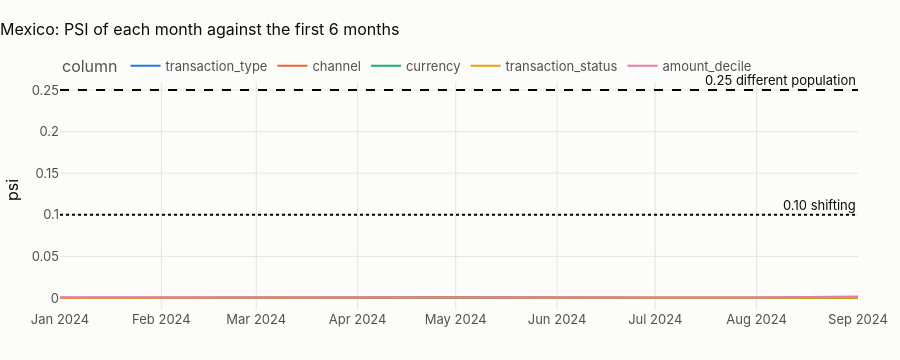

Notebook code cell kept with this figure:
### Markdown cell above
## 5 · Did the country's data evolve? Monthly distribution stability
Beyond the breaker's daily checks: the **population stability index** (PSI) of key columns, each month against the
reference window. PSI = Σ (pₘ − p_ref) · ln(pₘ / p_ref) over the categories (or deciles) of a column. The industry
reading: below 0.10 stable, 0.10–0.25 shifting, above 0.25 a different population.

### Code cell
pl.ensure(pl.key("stg_transactions"))
tx = pl.q("""select date_trunc('month', transaction_ts_utc) as month, transaction_type, channel, currency,
                    transaction_status, ln(1 + abs(amount)) as log_amount
             from {stg_transactions} where hash(transaction_id) % 4 = 0""")
ref_end = tx.month.min() + pd.DateOffset(months=6)


def psi(ref: pd.Series, cur: pd.Series) -> float:
    a = ref.value_counts(normalize=True)
    b = cur.value_counts(normalize=True)
    idx = a.index.union(b.index)
    a, b = (
        a.reindex(idx).fillna(1e-4).clip(lower=1e-4),
        b.reindex(idx).fillna(1e-4).clip(lower=1e-4),
    )
    return float(((b - a) * np.log(b / a)).sum())


edges = np.quantile(tx.loc[tx.month < ref_end, "log_amount"], np.linspace(0, 1, 11))
tx["amount_decile"] = np.clip(np.searchsorted(edges[1:-1], tx.log_amount), 0, 9)
rows = []
ref = tx[tx.month < ref_end]
for m, cur in tx[tx.month >= ref_end].groupby("month"):
    for col in ["transaction_type", "channel", "currency", "transaction_status", "amount_decile"]:
        rows.append({"month": m, "column": col, "psi": psi(ref[col], cur[col])})
ps = pd.DataFrame(rows)
fig = px.line(
    ps,
    x="month",
    y="psi",
    color="column",
    title=f"{CTRY.title}: PSI of each month against the first 6 months",
)
fig.add_hline(y=0.10, line_dash="dot", annotation_text="0.10 shifting")
fig.add_hline(y=0.25, line_dash="dash", annotation_text="0.25 different population")
fig.update_layout(height=360, xaxis_title=None)
fig.show()
mx = ps.groupby("column").psi.max().sort_values(ascending=False)
pd.DataFrame(
    [
        {
            "country": COUNTRY,
            "dataset": DATASET,
            "partitions_held_global_contract": len(n_held),
            "partitions_held_country_contract": int(held.held.sum()) if len(held) else 0,
            "b_reports_country_contract": int(drift.partitions.sum()) if len(drift) else 0,
            "amount_scale_country_over_global": float(
                cmp.loc[
                    (cmp.table_name == "transactions") & (cmp.column_name == "amount"),
                    "country_over_global",
                ].iloc[0]
            ),
            "max_monthly_psi": float(mx.iloc[0]),
            "max_psi_column": mx.index[0],
        }
    ]
).to_csv(OUT / f"{PREFIX}_{COUNTRY.lower()}_contract.csv", index=False)
show(mx.round(4).rename("max monthly PSI").to_frame(), paging=False)
display(
    Markdown(
        f"**Largest monthly PSI in {CTRY.name}: {mx.iloc[0]:.3f} ({mx.index[0]}).** "
        + (
            f"All columns stay far below 0.10: the population of transactions is stationary over "
            f"{tx.month.nunique()} months. "
            "Stationarity is itself a generator fingerprint: a real bank's channel mix drifts towards digital and its "
            "amounts with inflation."
            if mx.iloc[0] < 0.10
            else "At least one column shifts: inspect the month and column above before training anything on the full window."
        )
    )
)

### Figure 1 — Plotly figure (JSON) as saved in the notebook; plotly's stock layout.template omitted (floating-point values rounded to 4 significant figures)
{"data": [{"hovertemplate": "column=transaction_type<br>month=%{x}<br>psi=%{y}<extra></extra>", "legendgroup": "transaction_type", "line": {"color": "#2a78d6", "dash": "solid"}, "marker": {"symbol": "circle"}, "mode": "lines", "name": "transaction_type", "orientation": "v", "showlegend": true, "type": "scatter", "x": ["2024-01-01T00:00:00.000000", "2024-02-01T00:00:00.000000", "2024-03-01T00:00:00.000000", "2024-04-01T00:00:00.000000", "2024-05-01T00:00:00.000000", "2024-06-01T00:00:00.000000", "2024-07-01T00:00:00.000000", "2024-08-01T00:00:00.000000", "2024-09-01T00:00:00.000000"], "xaxis": "x", "y": [0.0003842, 0.0007596, 0.0002759, 0.0005879, 0.0008208, 0.0002, 0.0004087, 0.0002712, 0.0007645], "yaxis": "y"}, {"hovertemplate": "column=channel<br>month=%{x}<br>psi=%{y}<extra></extra>", "legendgroup": "channel", "line": {"color": "#eb6834", "dash": "solid"}, "marker": {"symbol": "circle"}, "mode": "lines", "name": "channel", "orientation": "v", "showlegend": true, "type": "scatter", "x": ["2024-01-01T00:00:00.000000", "2024-02-01T00:00:00.000000", "2024-03-01T00:00:00.000000", "2024-04-01T00:00:00.000000", "2024-05-01T00:00:00.000000", "2024-06-01T00:00:00.000000", "2024-07-01T00:00:00.000000", "2024-08-01T00:00:00.000000", "2024-09-01T00:00:00.000000"], "xaxis": "x", "y": [0.0001938, 0.0001346, 0.0002046, 0.0004241, 0.0004349, 0.000411, 0.0003099, 7.32e-05, 0.0004237], "yaxis": "y"}, {"hovertemplate": "column=currency<br>month=%{x}<br>psi=%{y}<extra></extra>", "legendgroup": "currency", "line": {"color": "#1baf7a", "dash": "solid"}, "marker": {"symbol": "circle"}, "mode": "lines", "name": "currency", "orientation": "v", "showlegend": true, "type": "scatter", "x": ["2024-01-01T00:00:00.000000", "2024-02-01T00:00:00.000000", "2024-03-01T00:00:00.000000", "2024-04-01T00:00:00.000000", "2024-05-01T00:00:00.000000", "2024-06-01T00:00:00.000000", "2024-07-01T00:00:00.000000", "2024-08-01T00:00:00.000000", "2024-09-01T00:00:00.000000"], "xaxis": "x", "y": [0.0, 0.0, 0.0, 0.0, 0.0, 0.0, 0.0, 0.0, 0.0], "yaxis": "y"}, {"hovertemplate": "column=transaction_status<br>month=%{x}<br>psi=%{y}<extra></extra>", "legendgroup": "transaction_status", "line": {"color": "#eda100", "dash": "solid"}, "marker": {"symbol": "circle"}, "mode": "lines", "name": "transaction_status", "orientation": "v", "showlegend": true, "type": "scatter", "x": ["2024-01-01T00:00:00.000000", "2024-02-01T00:00:00.000000", "2024-03-01T00:00:00.000000", "2024-04-01T00:00:00.000000", "2024-05-01T00:00:00.000000", "2024-06-01T00:00:00.000000", "2024-07-01T00:00:00.000000", "2024-08-01T00:00:00.000000", "2024-09-01T00:00:00.000000"], "xaxis": "x", "y": [3.987e-05, 0.0003045, 0.000486, 5.343e-06, 0.0005891, 0.0002615, 0.000421, 0.0001408, 0.0002758], "yaxis": "y"}, {"hovertemplate": "column=amount_decile<br>month=%{x}<br>psi=%{y}<extra></extra>", "legendgroup": "amount_decile", "line": {"color": "#e87ba4", "dash": "solid"}, "marker": {"symbol": "circle"}, "mode": "lines", "name": "amount_decile", "orientation": "v", "showlegend": true, "type": "scatter", "x": ["2024-01-01T00:00:00.000000", "2024-02-01T00:00:00.000000", "2024-03-01T00:00:00.000000", "2024-04-01T00:00:00.000000", "2024-05-01T00:00:00.000000", "2024-06-01T00:00:00.000000", "2024-07-01T00:00:00.000000", "2024-08-01T00:00:00.000000", "2024-09-01T00:00:00.000000"], "xaxis": "x", "y": [0.0005606, 0.0005457, 0.0003236, 0.0005428, 0.0004499, 0.0007025, 0.0006187, 0.0004692, 0.001694], "yaxis": "y"}], "layout": {"annotations": [{"showarrow": false, "text": "0.10 shifting", "x": 1, "xanchor": "right", "xref": "x domain", "y": 0.1, "yanchor": "bottom", "yref": "y"}, {"showarrow": false, "text": "0.25 different population", "x": 1, "xanchor": "right", "xref": "x domain", "y": 0.25, "yanchor": "bottom", "yref": "y"}], "height": 360, "legend": {"title": {"text": "column"}, "tracegroupgap": 0}, "shapes": [{"line": {"dash": "dot"}, "type": "line", "x0": 0, "x1": 1, "xref": "x domain", "y0": 0.1, "y1": 0.1, "yref": "y"}, {"line": {"dash": "dash"}, "type": "line", "x0": 0, "x1": 1, "xref": "x domain", "y0": 0.25, "y1": 0.25, "yref": "y"}], "title": {"text": "Mexico: PSI of each month against the first 6 months"}, "xaxis": {"anchor": "y", "domain": [0.0, 1.0], "title": {}}, "yaxis": {"anchor": "x", "domain": [0.0, 1.0], "title": {"text": "psi"}}}}
